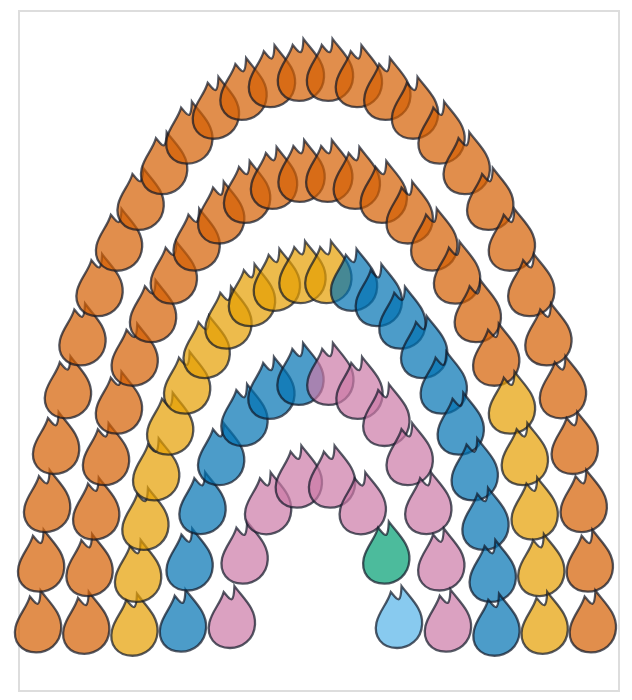

Vega-Lite specification for this chart:
### Vega-Lite specification from a JSON file in a GitHub repository (floating-point values rounded to 4 significant figures)
{"$schema": "https://vega.github.io/schema/vega-lite/v5.json", "width": "container", "height": 340, "data": {"sequence": {"start": 0, "stop": 100, "as": "i"}}, "transform": [{"calculate": "datum.i < 51 ? 'NSW' : datum.i < 68 ? 'QLD' : datum.i < 85 ? 'WA' : datum.i < 98 ? 'NT' : datum.i < 99 ? 'SA' : 'VIC'", "as": "state"}, {"calculate": "datum.state === 'NSW' ? '101,569 detections - 51%' : datum.state === 'QLD' ? '34,158 detections - 17%' : datum.state === 'WA' ? '33,964 detections - 17%' : datum.state === 'NT' ? '26,037 detections - 13%' : datum.state === 'SA' ? '2,834 detections - 1.4%' : '845 detections - 0.4%'", "as": "detail"}, {"calculate": "datum.i < 30 ? 0 : datum.i < 56 ? 1 : datum.i < 78 ? 2 : datum.i < 92 ? 3 : 4", "as": "ring"}, {"calculate": "datum.i < 30 ? datum.i : datum.i < 56 ? datum.i - 30 : datum.i < 78 ? datum.i - 56 : datum.i < 92 ? datum.i - 78 : datum.i - 92", "as": "seat"}, {"calculate": "datum.ring === 0 ? 30 : datum.ring === 1 ? 26 : datum.ring === 2 ? 22 : datum.ring === 3 ? 14 : 8", "as": "ring_count"}, {"calculate": "datum.ring === 0 ? 150 : datum.ring === 1 ? 124 : datum.ring === 2 ? 98 : datum.ring === 3 ? 72 : 46", "as": "radius"}, {"calculate": "3.141592653589793 - (datum.seat + 0.5) / datum.ring_count * 3.141592653589793", "as": "angle"}, {"calculate": "cos(datum.angle) * datum.radius", "as": "x_pos"}, {"calculate": "sin(datum.angle) * datum.radius", "as": "y_pos"}], "mark": {"type": "point", "shape": "M0,-1.35 C0.42,-0.78 0.96,-0.34 0.92,0.36 C0.88,1.05 0.34,1.42 -0.2,1.42 C-0.88,1.42 -1.26,0.92 -1.12,0.28 C-1.0,-0.24 -0.62,-0.58 -0.48,-1.08 C-0.2,-0.76 -0.04,-0.44 0,-1.35 Z", "filled": true, "size": 500, "stroke": "#111827", "strokeWidth": 1.15}, "encoding": {"x": {"field": "x_pos", "type": "quantitative", "scale": {"domain": [-162, 162]}, "axis": null}, "y": {"field": "y_pos", "type": "quantitative", "scale": {"domain": [-10, 165]}, "axis": null}, "color": {"field": "state", "type": "nominal", "scale": {"domain": ["NSW", "QLD", "WA", "NT", "SA", "VIC"], "range": ["#D55E00", "#E69F00", "#0072B2", "#CC79A7", "#009E73", "#56B4E9"]}, "legend": null}, "tooltip": [{"field": "state", "title": "State"}, {"field": "detail", "title": "Share"}]}}
